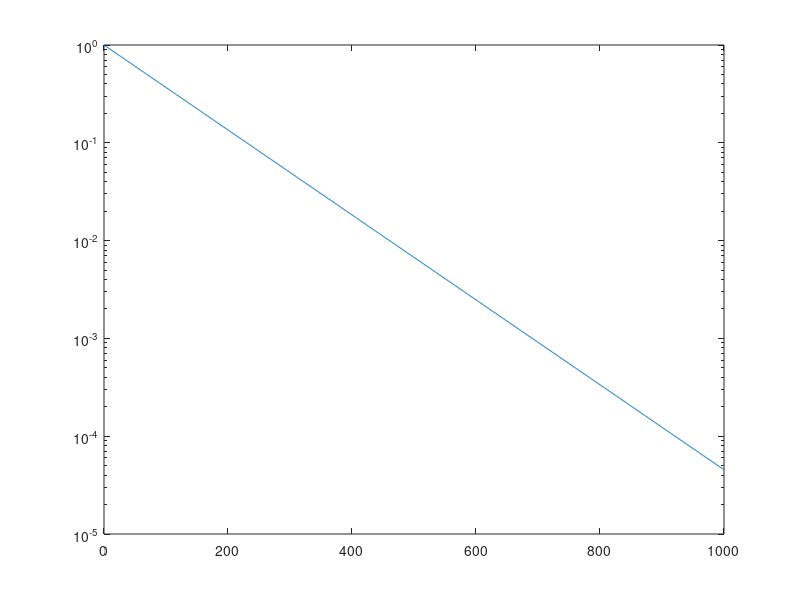

The MATLAB source for this figure: (Note: this script raises an error after producing the figure.)
clear all
close all
warning off

T = 1; dl = 20; s = 10;

decadimento=7;

switch decadimento
    case 0
        n = 1000;
        Q = randn(n,n); [Q,~] = qr(Q);
        g = linspace(1,n,n)';
        mi = 1e-2;
        G = diag((-g+g(n,1)+1)./g(n,1));
        A = Q*G*Q';
        figure(1)
        semilogy(diag(G))
        hold on 
        semilogy(diag(G)+mi*ones(n))

    case 1
        n = 1000;
        Q = randn(n,n); [Q,~] = qr(Q);
        g = linspace(1,n,n)';
        mi = 1e-3;
        G = diag(1./(g).^2);
        A = Q*G*Q';
        figure(1)
        semilogy(diag(G))
        hold on 
        semilogy(diag(G)+mi*ones(n))

    case 2
        n = 1000;
        Q = randn(n,n); [Q,~] = qr(Q);
        g = linspace(1,n,n)';
        mi = 1e-2;
        G = diag(1./sqrt(g));
        A = Q*G*Q';
        figure(1)
        semilogy(diag(G))
        hold on 
        semilogy(diag(G)+mi*ones(n))

    case 3
        n = 1000;
        Q = randn(n,n); [Q,~] = qr(Q);
        g = linspace(1,n,n)';
        mi = 1e-3;
        G = diag(exp(-g));
        A = Q*G*Q';
        figure(1)
        semilogy(diag(G))
        hold on 
        semilogy(diag(G)+mi*ones(n))

    case 4
        n = 1000;
        mi = 1e-4;
        kernel = @(x,y) ((norm(x)/n)^10 + (norm(y)/n)^10)^(0.1);
        data_matrix = orth(randn(n,n))*diag(1:n);
        A = build_kernel_matrix(data_matrix,kernel);
        [Q,G] = svd(A);
        G=diag(diag(G));
        A = Q*G*Q';
        figure(1)
        semilogy(diag(G))
        hold on 
        semilogy(diag(G)+mi*ones(n))

    case 5
        n = 1000;
        mi = 1;
        alpha = 1; nu = 5/2;
        kernel = @(x,y) sqrt(pi)*((alpha*norm(x-y))^(nu)*besselk(nu,alpha*norm(x-y)))/(2^(nu-1)*alpha^(2*nu)*gamma(nu+0.5));
        data_matrix = randn(1,n);

        for row = 1:n

            for column = 1:n

                if row == column
                
                    A(row,column) = sqrt(pi)*gamma(nu)/(gamma(nu + 1/2)*alpha^(2*nu));

                else

                    A(row,column) = kernel(data_matrix(:,row),data_matrix(:,column));

                end

            end
        
        end

        [Q,G] = svd(A);
        G=diag(diag(G));
        A = Q*G*Q';
        figure(1)
        semilogy(diag(G))
        hold on 
        semilogy(diag(G)+mi*ones(n))

    case 7
        n = 1000; mi = 1;
        G = sparse(diag(exp(-(1:n)/100)));
        %D = sparse(diag((1:matrix_size)).^(-3));
        Q = gallery('orthog',n,1);
        A = Q*G*Q';
        figure(1)
        semilogy(diag(G))
        hold on 
        semilogy(diag(G)+mi*ones(n))
        xlabel('$n$','interpreter','Latex')
        ylabel('eigenvalues')
        title('Eigenvalues of kernel matrix')
        legend('$\lambda(A)$','$\lambda(A + \mu I)$','interpreter','Latex')
end

% lgA = log(diag(G+mi*eye(n)));
lgA = logm(A+mi*eye(n));
ct = 0;
for l = [10 50 100 150 200]
    ct = ct+1;
    
    % Nystrom su inv(A)
    [iU,iLhat] = Nystrom(inv(A+1e-14*eye(n)),l);  iLhat=inv(iLhat); ill = 0*iLhat(l,l);
    iP = (ill+mi)^0.5*iU*(iLhat+mi*eye(l))^-0.5*iU' + (eye(n) - iU*iU');
    lgPiAPi = logm(iP*(A+mi*eye(n))*iP);

    % % Nystrom su inv(A)
    % [iiU,iiLhat] = Nystrom(A,l); iill = iiLhat(1,1);
    % iiP = (iill+mi)^0.5*iiU*(iiLhat+mi*eye(l-4))^-0.5*iiU' + (eye(n) - iiU*iiU');
    % lgPiiAPii = logm(iiP*(A+mi*eye(n))*iiP);

    % Nystrom su A
    [U,Lhat] = Nystrom(A,l);  ll = 0*Lhat(l,l);
    P = (ll+mi)^0.5*U*(Lhat+mi*eye(l))^-0.5*U' + (eye(n) - U*U');
    lgPAP = logm(P*(A+mi*eye(n))*P);

    % combinazione dei due Nystrom
    V = [U(:,1:l/2) iU(:,1:l/2)];
    Lambdahat = diag([diag(Lhat(1:l/2,1:l/2)); diag(iLhat(1:l/2,1:l/2))]);
    Q = mi^0.5*V*(Lambdahat+mi*eye(l))^-0.5*V' + (eye(n) - V*V');
    lgQAQ = logm(Q*(A+mi*eye(n))*Q);

    N = 50000;

    for j=1:N
        v = randn(n,1);
        esA_G(j) = v'*lgA*v;
        esPiAPi_G(j) = v'*lgPiAPi*v;
        % esPiiAPii_G(j) = v'*lgPiiAPii*v;
        esPAP_G(j) = v'*lgPAP*v;
        esQAQ_G(j) = v'*lgQAQ*v;

        w = randsrc(n,1);
        esA_R(j) = w'*lgA*w;
        esPiAPi_R(j) = w'*lgPiAPi*w;
        % esPiiAPii_R(j) = w'*lgPiiAPii*w;
        esPAP_R(j) = w'*lgPAP*w;
        esQAQ_R(j) = w'*lgQAQ*w;

        z = unifrnd(-1,1,n,1);
        z = sqrt(n)*z/norm(z);
        esA_U(j) = z'*lgA*z;
        esPiAPi_U(j) = z'*lgPiAPi*z;
        % esPiiAPii_U(j) = z'*lgPiiAPii*z;
        esPAP_U(j) = z'*lgPAP*z;
        esQAQ_U(j) = z'*lgQAQ*z;
    end
    
    meanA_G = sum(esA_G(:))/N;
    varA_G(ct,1) = sum((esA_G-meanA_G).^2)/N;
    ctrlA_G(ct,1) = 2*norm(lgA,'fro')^2;
    
    meanPiAPi_G = sum(esPiAPi_G(:))/N;
    varPiAPi_G(ct,1) = sum((esPiAPi_G-meanPiAPi_G).^2)/N;
    ctrlPiAPi_G(ct,1) = 2*norm(lgPiAPi,'fro')^2;

    % meanPiiAPii_G = sum(esPiiAPii_G(:))/N;
    % varPiiAPii_G(ct,1) = sum((esPiiAPii_G-meanPiiAPii_G).^2)/N;
    % ctrlPiiAPii_G(ct,1) = 2*norm(lgPiiAPii,'fro')^2;

    meanPAP_G = sum(esPAP_G(:))/N;
    varPAP_G(ct,1) = sum((esPAP_G-meanPAP_G).^2)/N;
    ctrlPAP_G(ct,1) = 2*norm(lgPAP,'fro')^2;

    meanQAQ_G = sum(esQAQ_G(:))/N;
    varQAQ_G(ct,1) = sum((esQAQ_G-meanQAQ_G).^2)/N;
    ctrlQAQ_G(ct,1) = 2*norm(lgQAQ,'fro')^2;
    

    meanA_R = sum(esA_R(:))/N;
    varA_R(ct,1) = sum((esA_R-meanA_R).^2)/N;
    ctrlA_R(ct,1) = 2*(norm(lgA,'fro')^2-norm(diag(lgA))^2);

    meanPiAPi_R = sum(esPiAPi_R(:))/N;
    varPiAPi_R(ct,1) = sum((esPiAPi_R-meanPiAPi_R).^2)/N;
    ctrlPiAPi_R(ct,1) = 2*(norm(lgPiAPi,'fro')^2-norm(diag(lgPiAPi))^2);

    % meanPiiAPii_R = sum(esPiiAPii_R(:))/N;
    % varPiiAPii_R(ct,1) = sum((esPiiAPii_R-meanPiiAPii_R).^2)/N;
    % ctrlPiiAPii_R(ct,1) = 2*(norm(lgPiiAPii,'fro')^2-norm(diag(lgPiiAPii))^2);

    meanPAP_R = sum(esPAP_R(:))/N;
    varPAP_R(ct,1) = sum((esPAP_R-meanPAP_R).^2)/N;
    ctrlPAP_R(ct,1) = 2*(norm(lgPAP,'fro')^2-norm(diag(lgPAP))^2);

    meanQAQ_R = sum(esQAQ_R(:))/N;
    varQAQ_R(ct,1) = sum((esQAQ_R-meanQAQ_R).^2)/N;
    ctrlQAQ_R(ct,1) = 2*(norm(lgQAQ,'fro')^2-norm(diag(lgQAQ))^2);


    meanA_U = sum(esA_U(:))/N;
    varA_U(ct,1) = sum((esA_U-meanA_U).^2)/N;
    ctrlA_U(ct,1) = (2*n/(2+n))*(norm(lgA,'fro')^2-1/n*trace(lgA)^2);

    meanPiAPi_U = sum(esPiAPi_U(:))/N;
    varPiAPi_U(ct,1) = sum((esPiAPi_U-meanPiAPi_U).^2)/N;
    ctrlPiAPi_U(ct,1) = (2*n/(2+n))*(norm(lgPiAPi,'fro')^2-1/n*trace(lgPiAPi)^2);

    % meanPiiAPii_U = sum(esPiiAPii_U(:))/N;
    % varPiiAPii_U(ct,1) = sum((esPiiAPii_U-meanPiiAPii_U).^2)/N;
    % ctrlPiiAPii_U(ct,1) = (2*n/(2+n))*(norm(lgPiiAPii,'fro')^2-1/n*trace(lgPiiAPii)^2);

    meanPAP_U = sum(esPAP_U(:))/N;
    varPAP_U(ct,1) = sum((esPAP_U-meanPAP_U).^2)/N;
    ctrlPAP_U(ct,1) = (2*n/(2+n))*(norm(lgPAP,'fro')^2-1/n*trace(lgPAP)^2);

    meanQAQ_U = sum(esQAQ_U(:))/N;
    varQAQ_U(ct,1) = sum((esQAQ_U-meanQAQ_U).^2)/N;
    ctrlQAQ_U(ct,1) = (2*n/(2+n))*(norm(lgQAQ,'fro')^2-1/n*trace(lgQAQ)^2);

end

figure(2)
plot([10 50 100 150 200],varA_G,'o-g')
hold on
plot([10 50 100 150 200],ctrlA_G,'g')
hold on
plot([10 50 100 150 200],varPiAPi_G,'o-c')
hold on
plot([10 50 100 150 200],ctrlPiAPi_G,'c')
hold on
% plot([10 50 100 150 200],varPiiAPii_G,'o-k')
% hold on
% plot([10 50 100 150 200],ctrlPiiAPii_G,'k')
% hold on
plot([10 50 100 150 200],varPAP_G,'o-r')
hold on
plot([10 50 100 150 200],ctrlPAP_G,'r')
hold on
plot([10 50 100 150 200],varQAQ_G,'o-b')
hold on
plot([10 50 100 150 200],ctrlQAQ_G,'b')
title('comparison of variances in case of Gaussian random vectors')
legend('emp var for $A$', 'true var for $A$', 'emp var for $(P_i^{\frac{1}{2}} (A + \mu I) P_i^{\frac{1}{2}})$', 'true var for $(P_i^{\frac{1}{2}} (A + \mu I) P_i^{\frac{1}{2}})$', 'emp var for $(P^{\frac{1}{2}} (A + \mu I) P^{\frac{1}{2}})$', 'true var for $(P^{\frac{1}{2}} (A + \mu I) P^{\frac{1}{2}})$', 'emp var for $(Q^{\frac{1}{2}} (A + \mu I) Q^{\frac{1}{2}})$', 'true var for $(Q^{\frac{1}{2}} (A + \mu I) Q^{\frac{1}{2}})$','interpreter','Latex','FontSize',10)
xlabel('rank of Nystrom')
ylabel('variance')

figure(3)
plot([10 50 100 150 200],varA_R,'o-g')
hold on
plot([10 50 100 150 200],ctrlA_R,'g')
hold on
plot([10 50 100 150 200],varPiAPi_R,'o-c')
hold on
plot([10 50 100 150 200],ctrlPiAPi_R,'c')
hold on
% plot([10 50 100 150 200],varPiiAPii_R,'o-k')
% hold on
% plot([10 50 100 150 200],ctrlPiiAPii_R,'k')
% hold on
plot([10 50 100 150 200],varPAP_R,'o-r')
hold on
plot([10 50 100 150 200],ctrlPAP_R,'r')
hold on
plot([10 50 100 150 200],varQAQ_R,'o-b')
hold on
plot([10 50 100 150 200],ctrlQAQ_R,'b')

title('comparison of variances in case of Rademacher random vectors')
legend('emp var for $A$', 'true var for $A$', 'emp var for $(P_i^{\frac{1}{2}} (A + \mu I) P_i^{\frac{1}{2}})$', 'true var for $(P_i^{\frac{1}{2}} (A + \mu I) P_i^{\frac{1}{2}})$', 'emp var for $(P^{\frac{1}{2}} (A + \mu I) P^{\frac{1}{2}})$', 'true var for $(P^{\frac{1}{2}} (A + \mu I) P^{\frac{1}{2}})$', 'emp var for $(Q^{\frac{1}{2}} (A + \mu I) Q^{\frac{1}{2}})$', 'true var for $(Q^{\frac{1}{2}} (A + \mu I) Q^{\frac{1}{2}})$','interpreter','Latex','FontSize',10)
xlabel('rank of Nystrom')
ylabel('variance')

figure(4)
plot([10 50 100 150 200],varA_U,'o-g')
hold on
plot([10 50 100 150 200],ctrlA_U,'g')
hold on
plot([10 50 100 150 200],varPiAPi_U,'o-c')
hold on
plot([10 50 100 150 200],ctrlPiAPi_U,'c')
hold on
% plot([10 50 100 150 200],varPiiAPii_U,'o-k')
% hold on
% plot([10 50 100 150 200],ctrlPiiAPii_U,'k')
% hold on
plot([10 50 100 150 200],varPAP_U,'o-r')
hold on
plot([10 50 100 150 200],ctrlPAP_U,'r')
hold on
plot([10 50 100 150 200],varQAQ_U,'o-b')
hold on
plot([10 50 100 150 200],ctrlQAQ_U,'b')
title('comparison of variances in case of Uniform random vectors')
legend('emp var for $A$', 'true var for $A$', 'emp var for $(P_i^{\frac{1}{2}} (A + \mu I) P_i^{\frac{1}{2}})$', 'true var for $(P_i^{\frac{1}{2}} (A + \mu I) P_i^{\frac{1}{2}})$', 'emp var for $(P^{\frac{1}{2}} (A + \mu I) P^{\frac{1}{2}})$', 'true var for $(P^{\frac{1}{2}} (A + \mu I) P^{\frac{1}{2}})$', 'emp var for $(Q^{\frac{1}{2}} (A + \mu I) Q^{\frac{1}{2}})$', 'true var for $(Q^{\frac{1}{2}} (A + \mu I) Q^{\frac{1}{2}})$','interpreter','Latex','FontSize',10)
xlabel('rank of Nystrom')
ylabel('variance')